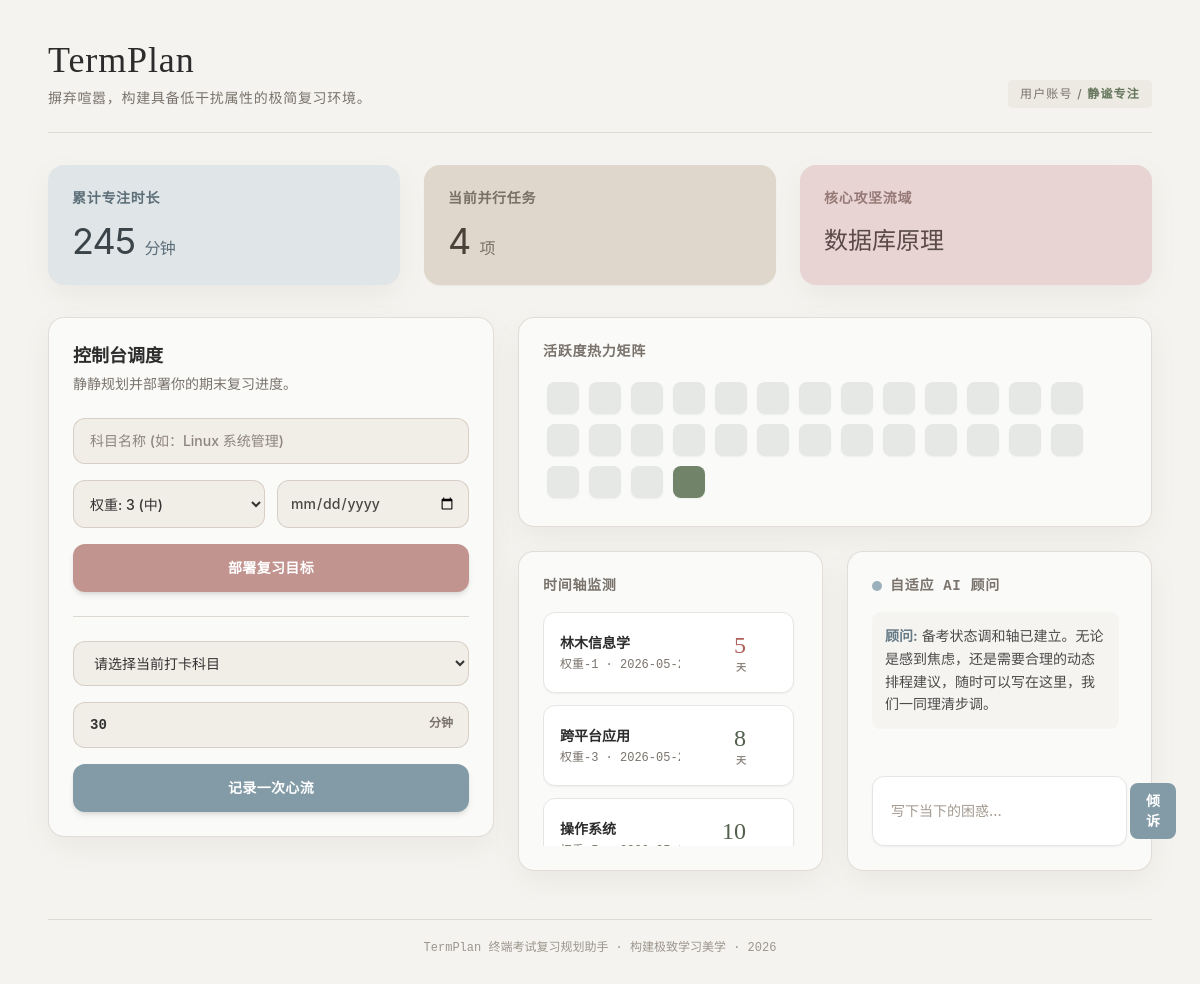
The page / on the database its author committed.
### tables this page shows
CREATE TABLE exams (
    id INTEGER PRIMARY KEY AUTOINCREMENT,
    subject TEXT NOT NULL UNIQUE,
    weight INTEGER NOT NULL,
    ddl TEXT NOT NULL
);

### app.py (the view)
@app.route("/")
def index():
    conn = get_db_connection()
    exams = conn.execute(
        "SELECT subject, weight, ddl, CAST((julianday(ddl) - julianday('now', 'localtime')) AS INT) as days_left FROM exams ORDER BY ddl ASC"
    ).fetchall()
    logs = conn.execute(
        "SELECT punch_date, SUM(duration) as total FROM punch_history WHERE punch_date >= date('now', '-30 days') GROUP BY punch_date"
    ).fetchall()
    total_minutes = (
        conn.execute("SELECT SUM(duration) FROM punch_history").fetchone()[0]
        or 0
    )
    total_exams = (
        conn.execute("SELECT COUNT(*) FROM exams").fetchone()[0] or 0
    )
    most_active = conn.execute(
        "SELECT subject FROM punch_history GROUP BY subject ORDER BY SUM(duration) DESC LIMIT 1"
    ).fetchone()
    most_active_sub = most_active[0] if most_active else "暂无数据"
    conn.close()
    heatmap_data = {log["punch_date"]: log["total"] for log in logs}
    today = datetime.now()
    past_30_days = []
    for i in range(29, -1, -1):
        date_str = (today - timedelta(days=i)).strftime("%Y-%m-%d")
        mins = heatmap_data.get(date_str, 0)
        level = 0
        if mins > 0 and mins <= 30:
            level = 1
        elif mins > 30 and mins <= 60:
            level = 2
        elif mins > 60:
            level = 3
        past_30_days.append(
            {"date": date_str, "duration": mins, "level": level}
        )
    return render_template(
        "index.html",
        exams=exams,
        past_30_days=past_30_days,
        stats={
            "total_minutes": total_minutes,
            "total_exams": total_exams,
            "most_active": most_active_sub,
        },
    )

### app.py (called while the page is built)
def get_db_connection():
    conn = sqlite3.connect(DB_PATH)
    conn.row_factory = sqlite3.Row
    return conn

### templates/index.html (shortened to what this page needs)
<!DOCTYPE html>
<html lang="zh-CN">
<head>
    <script src="https://cdn.tailwindcss.com"></script>
</head>
<body class="min-h-screen px-6 py-10 md:px-12 flex flex-col justify-between">
    <div class="max-w-6xl mx-auto w-full flex-1 space-y-8">
        <header class="flex justify-between items-end border-b border-[#ded9d2] pb-6">
            <div>
                <h1 class="text-4xl font-normal tracking-wide text-[#2c2c2c] font-serif">TermPlan</h1>
                <p class="text-sm text-[#7a736c] mt-2 tracking-wider">摒弃喧嚣，构建具备低干扰属性的极简复习环境。</p>
            </div>
            <div class="text-xs tracking-widest text-[#7a736c] uppercase bg-[#edeae4] px-3 py-1.5 rounded font-medium">
                用户账号 / <span class="text-[#65765d] font-bold">静谧专注</span>
            </div>
        </header>
        <div class="grid grid-cols-1 md:grid-cols-3 gap-6">
            <div class="morandi-card p-6 rounded-2xl bg-[#e0e5e8] border-none">
                <p class="text-sm font-semibold text-[#5c6e77] tracking-wider font-mono">累计专注时长</p>
                <p class="text-4xl font-normal text-[#3a4449] mt-3 tracking-tight">{{ stats.total_minutes }} <span class="text-base font-medium text-[#5c6e77]">分钟</span></p>
            </div>
            <div class="morandi-card p-6 rounded-2xl bg-[#dfd7cc] border-none shadow-sm">
                <p class="text-sm font-semibold text-[#7a7066] tracking-wider font-mono">当前并行任务</p>
                <p class="text-4xl font-normal text-[#4a4238] mt-3 tracking-tight">{{ stats.total_exams }} <span class="text-base font-medium text-[#7a7066]">项</span></p>
            </div>
            <div class="morandi-card p-6 rounded-2xl bg-[#e8d5d3] border-none">
                <p class="text-sm font-semibold text-[#967976] tracking-wider font-mono">核心攻坚流域</p>
                <p class="text-2xl font-medium text-[#594a48] mt-4 truncate">{{ stats.most_active }}</p>
            </div>
        </div>
        <div class="grid grid-cols-1 lg:grid-cols-12 gap-6">
            <div class="lg:col-span-5">
                <div class="morandi-card p-6 rounded-2xl space-y-6">
                    <div>
                        <h2 class="text-lg font-semibold text-[#2c2c2c]">控制台调度</h2>
                        <p class="text-sm text-[#7a736c] mt-1">静静规划并部署你的期末复习进度。</p>
                    </div>
                    <form id="addForm" class="space-y-4">
                        <input type="text" id="add-subject" class="morandi-input w-full rounded-xl px-4 py-3 text-sm placeholder-[#8c857d] font-medium" placeholder="科目名称 (如：Linux 系统管理)" required>
                        <div class="grid grid-cols-2 gap-3">
                            <select id="add-weight" class="morandi-input rounded-xl px-3 py-3 text-sm font-medium">
                                <option value="3">权重: 3 (中)</option>
                            </select>
                            <input type="date" id="add-ddl" class="morandi-input rounded-xl px-3 py-3 text-sm text-[#4a4641] font-medium" required>
                        </div>
                        <button type="submit" class="w-full bg-[#c29490] hover:bg-[#b0827e] text-white text-sm font-bold py-3.5 rounded-xl transition-all duration-300 shadow-md tracking-wide">部署复习目标</button>
                    </form>
                    <div class="border-t border-[#dcd8d1]"></div>
                    <form id="punchForm" class="space-y-4">
                        <select id="punch-subject" class="morandi-input w-full rounded-xl px-4 py-3 text-sm font-medium" required>
                            <option value="" disabled selected class="text-[#8c857d]">请选择当前打卡科目</option>
                        </select>
                        <div class="relative">
                            <input type="number" id="punch-duration" class="morandi-input w-full rounded-xl px-4 py-3 text-sm font-mono font-bold" value="30" min="1" required>
                            <span class="absolute right-4 top-3.5 text-xs font-bold font-mono text-[#7a736c]">分钟</span>
                        </div>
                        <button type="submit" class="w-full bg-[#829ba7] hover:bg-[#728a95] text-white text-sm font-bold py-3.5 rounded-xl transition-all duration-300 shadow-md tracking-wide">记录一次心流</button>
                    </form>
                </div>
            </div>
            <div class="lg:col-span-7 space-y-6">
                <div class="morandi-card p-6 rounded-2xl">
                    <h2 class="text-sm font-bold tracking-wider text-[#7a736c] mb-4 font-mono">活跃度热力矩阵</h2>
                    <div class="flex flex-wrap gap-2.5 p-1">
                        {% for day in past_30_days %}
                            <div class="w-[32px] h-[32px] rounded-lg hl-{{ day.level }} transition-all duration-300 transform hover:scale-110 cursor-pointer relative group shadow-sm"
                                 data-date="{{ day.date }}" data-dur="{{ day.duration }}">
                            </div>
                        {% endfor %}
                    </div>
                </div>
                <div class="grid grid-cols-1 md:grid-cols-2 gap-6">
                    <div class="morandi-card p-6 rounded-2xl flex flex-col h-[320px]">
                        <h2 class="text-sm font-bold tracking-wider text-[#7a736c] mb-4 font-mono">时间轴监测</h2>
                        <div class="space-y-3 overflow-y-auto flex-1 no-scrollbar pr-1">
                            {% for exam in exams %}
                            <div class="flex justify-between items-center bg-[#ffffff] p-4 rounded-xl border border-stone-200 shadow-sm transition-all group">
                                <div class="truncate max-w-[120px]">
                                    <div class="font-bold text-sm text-[#2c2c2c] truncate">{{ exam['subject'] }}</div>
                                    <div class="text-xs text-[#7a736c] mt-1 font-mono font-medium">权重-{{ exam['weight'] }} · {{ exam['ddl'] }}</div>
                                </div>
                                <div class="flex items-center gap-4">
                                    <div class="text-right">
                                        <span class="text-2xl font-normal {% if exam['days_left'] < 7 %}text-[#b05f59] font-bold{% else %}text-[#52604d]{% endif %} font-serif">{{ exam['days_left'] }}</span>
                                        <span class="text-[10px] text-[#8c857d] block font-mono font-bold">天</span>
                                    </div>
                                </div>
                            </div>
                            {% else %}
                            <p class="text-sm text-[#9c958d] text-center pt-24 font-serif italic">你的调度矩阵目前非常整洁。</p>
                            {% endfor %}
                        </div>
                    </div>
                    <div class="morandi-card p-6 rounded-2xl flex flex-col h-[320px]">
                        <div class="flex items-center gap-2 mb-4">
                            <div class="w-2.5 h-2.5 rounded-full bg-[#9ab0bb]"></div>
                            <h2 class="text-sm font-bold tracking-wider text-[#7a736c] font-mono">自适应 AI 顾问</h2>
                        </div>
                        <div id="chat-box" class="flex-1 text-sm leading-relaxed space-y-4 overflow-y-auto no-scrollbar mb-4 pr-2 text-[#4a4a4a]">
                            <div class="bg-[#f6f4f1] p-3 rounded-lg border border-stone-100">
                                <span class="text-[#657a85] font-bold"> 顾问:</span> 备考状态调和轴已建立。无论是感到焦虑，还是需要合理的动态排程建议，随时可以写在这里，我们一同理清步调。
                            </div>
                        </div>
                        <div class="flex gap-2 bg-[#ffffff] p-1.5 rounded-xl border border-stone-200 shadow-sm">
                            <input type="text" id="chat-input" class="flex-1 bg-transparent px-3 py-2 text-sm text-[#2c2c2c] outline-none placeholder-[#a39a90] font-medium" placeholder="写下当下的困惑..." onkeydown="if(event.keyCode==13) sendChatMessage()">
                            <button onclick="sendChatMessage()" class="bg-[#829ba7] hover:bg-[#728a95] text-white px-4 py-2 rounded-lg text-sm font-bold transition duration-300">倾诉</button>
                        </div>
                    </div>
                </div>
            </div>
        </div>
    </div>
    <footer class="max-w-6xl mx-auto w-full text-center text-xs text-[#9c958d] font-mono mt-12 pt-5 border-t border-[#ded9d2] font-medium">
        TermPlan 终端考试复习规划助手 · 构建极致学习美学 · 2026
    </footer>
</body>
</html>

### templates/index.html (style rules this page uses)
body { background-color: #f4f3ef; color: #333333; font-family: -apple-system, BlinkMacSystemFont, "Segoe UI", Roboto, "Helvetica Neue", Arial, sans-serif; -webkit-font-smoothing: antialiased; }
.morandi-card { background-color: #fafaf9; border: 1px solid rgba(189, 178, 166, 0.4); box-shadow: 0 10px 30px -5px rgba(138, 131, 124, 0.12); transition: all 0.4s cubic-bezier(0.25, 1, 0.5, 1); }
.morandi-input { background-color: #f1ede7; border: 1px solid rgba(189, 178, 166, 0.5); color: #333333; transition: all 0.3s ease; }
.hl-0 { background-color: #e5e8e4; }
.hl-3 { background-color: #718469; }
.no-scrollbar { -ms-overflow-style: none; scrollbar-width: none; }

### rows shown on the page
exams: subject "林木信息学", weight "1", ddl "2026-0…", days_left "5"
exams: subject "跨平台应用", weight "3", ddl "2026-0…", days_left "8"
exams: subject "操作系统", days_left "10"

### other values the page prints
{{ stats.total_minutes }} "245"
{{ stats.total_exams }} "4"
{{ stats.most_active }} "数据库原理"
